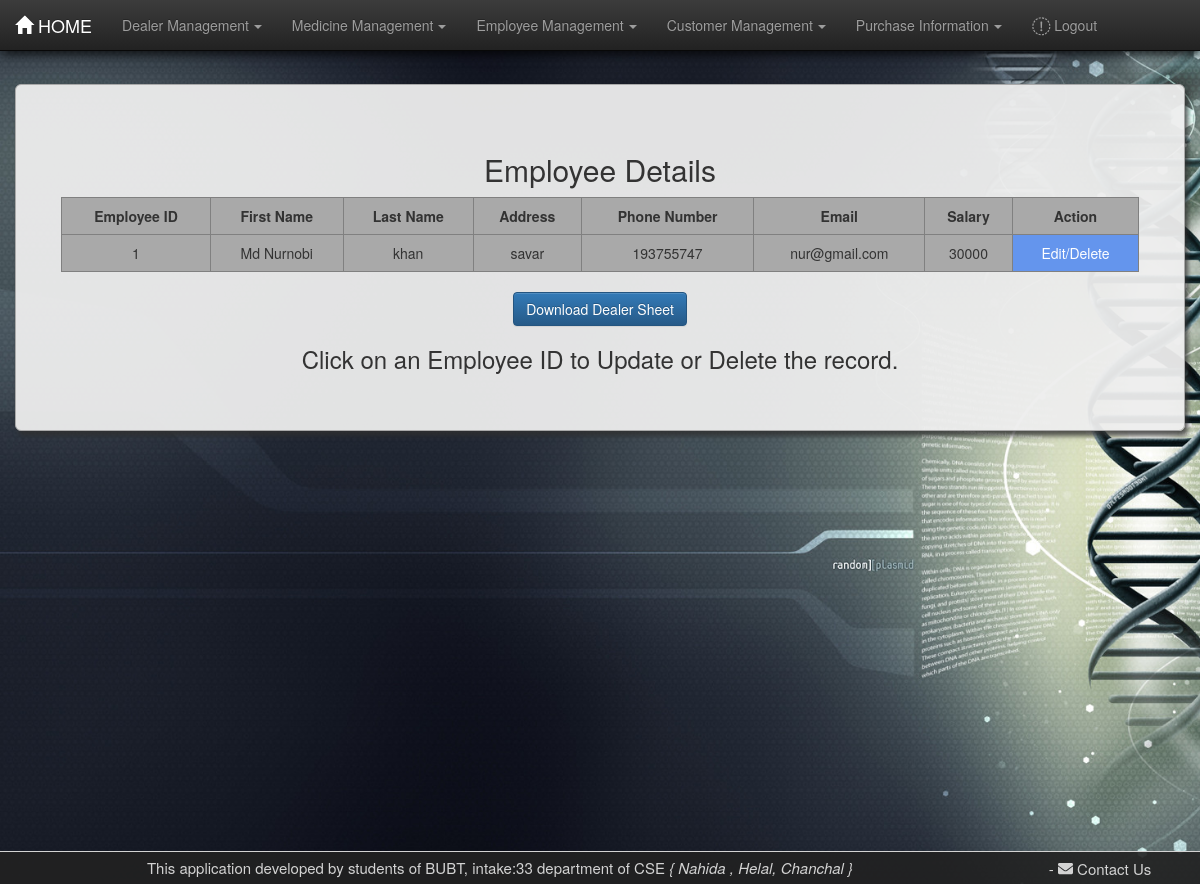
/emptable/ (signed in), run on the app's committed database.
### pharma/models.py (models this page shows, shortened)
class Employee(models.Model):
    e_id = models.IntegerField(unique=True)
    fname = models.CharField(max_length=30)
    lname = models.CharField(max_length=30)
    address = models.CharField(max_length=100)
    email = models.CharField(max_length=50)
    sal = models.CharField(max_length=20)
    phn_no = models.BigIntegerField(unique=True)

### pharma/views.py (the view)
# urls.py: path('emptable/', views.emptable, name='emptable'),
@login_required
def emptable(request):
    emp = Employee.objects.all()
    dict = {"emp": emp}
    return render(request, 'pharma/emptable.html', dict)

### pharma/templates/pharma/emptable.html (shortened to what this page needs)
{% extends 'pharma/base.html' %}
{% block bodyConetent %}
<div class="container-fluid martop7">
    <div class="jumbotron jumcust">
        <h2>Employee Details</h2>
        <div class="row">
            <div class="col-md-1">
            </div>
            <table border="1" class="table table-responsive table-hover col-md-10">
                <tr>
                    <th>Employee ID</th>
                    <th>First Name</th>
                    <th>Last Name</th>
                    <th>Address</th>
                    <th>Phone Number</th>
                    <th>Email</th>
                    <th>Salary</th>
                    <th>Action</th>
                </tr>
                {% for foo in emp %}
                <tr>
                    <td class="idlink">{{ foo.e_id }}</td>
                    <td>{{ foo.fname }}</td>
                    <td>{{ foo.lname }}</td>
                    <td>{{ foo.address }}</td>
                    <td>{{ foo.phn_no }}</td>
                    <td>{{ foo.email }}</td>
                    <td>{{ foo.sal }}</td>
                    <td style="background-color: cornflowerblue;"><a style=" color: white" href="/empformview/{{ foo.id }}">Edit/Delete</a></td>
                </tr>
                {% endfor %}
            </table> <br>
            <a href="#"><button class="btn btn-primary" onclick="EmployexportSheet()">Download Dealer Sheet</button></a>
        </div>
        <footer>
            <h3>Click on an Employee ID to Update or Delete the record.</h3>
        </footer>
    </div>
</div>
{% endblock bodyConetent %}

### pharma/static/pharma/css/style.css (style rules this page uses)
body { background-image: url("images/bghome.jpg"); background-size: cover; background-attachment: fixed; min-height: 100vh; }
table { text-align: center; border-collapse: collapse; background-color: darkgray; }
th { text-align: center; }
.martop7 { margin-top: 7%; }
.jumcust { box-shadow: 3px 5px 5px rgba(47, 47, 47, 0.8); border: 1px solid darkgrey; border-radius: 0px; text-align: center; background-color: rgba(238, 238, 238, 0.95); }
.table>tbody>tr>td, .table>tbody>tr>th { border-top: none; }
a:link { text-decoration: none; color: #333; }

### data on the page
Employee: e_id "1", fname "Md Nurnobi", lname "khan", address "savar", phn_no "193755747", email "nur@gmail.com", sal "30000"
